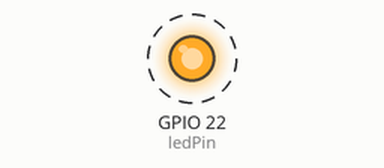
The program below on a simulated Raspberry Pi (BCM pin numbers). Parts: output pins drawn as LEDs (lit = HIGH). Dashed ring = blinking. What the program prints to the terminal is not drawn.

Above: at 0.5 s.
Timing chart, 0 to 4.6 s (numbered marks = the images above):
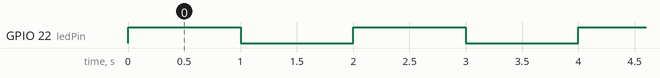

Measured:
- by itself, GPIO 22 (ledPin): alternates HIGH for 1.0 s and LOW for 1.0 s

The program:

ledblink.py
```python
#import GPIO and time library
import RPi.GPIO as GPIO
from time import sleep

GPIO.setmode(GPIO.BCM)

ledPin = 22

#setup the ledpin(i.e. GPIO22) as output
GPIO.setup(ledPin, GPIO.OUT)
GPIO.output(ledPin, False)

try:
    while True:
        GPIO.output(ledPin, True)
        print("LED ON")
        sleep(1)
        GPIO.output(ledPin, False)
        print("LED OFF")
        sleep(1)

finally:
    #reset the GPIO Pins
    GPIO.output(ledPin, False)
    GPIO.cleanup()

# end of code
```
